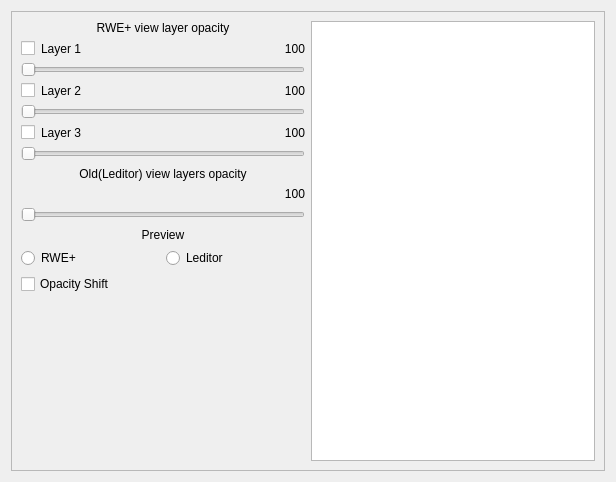
<?xml version="1.0" encoding="UTF-8"?>
<ui version="4.0">
 <class>Geometry</class>
 <widget class="QWidget" name="Geometry">
  <property name="geometry">
   <rect>
    <x>0</x>
    <y>0</y>
    <width>616</width>
    <height>482</height>
   </rect>
  </property>
  <property name="windowTitle">
   <string>Geometry</string>
  </property>
  <layout class="QGridLayout" name="gridLayout">
   <item row="0" column="0">
    <widget class="QScrollArea" name="scrollArea">
     <property name="widgetResizable">
      <bool>true</bool>
     </property>
     <widget class="QWidget" name="scrollAreaWidgetContents">
      <property name="geometry">
       <rect>
        <x>0</x>
        <y>0</y>
        <width>596</width>
        <height>462</height>
       </rect>
      </property>
      <layout class="QHBoxLayout" name="horizontalLayout">
       <item>
        <layout class="QVBoxLayout" name="verticalLayout">
         <item>
          <widget class="QLabel" name="label_4">
           <property name="text">
            <string>RWE+ view layer opacity</string>
           </property>
           <property name="alignment">
            <set>Qt::AlignmentFlag::AlignCenter</set>
           </property>
          </widget>
         </item>
         <item>
          <layout class="QHBoxLayout" name="horizontalLayout_2">
           <item>
            <widget class="QCheckBox" name="L1show">
             <property name="sizePolicy">
              <sizepolicy hsizetype="Maximum" vsizetype="Fixed">
               <horstretch>0</horstretch>
               <verstretch>0</verstretch>
              </sizepolicy>
             </property>
             <property name="text">
              <string/>
             </property>
            </widget>
           </item>
           <item>
            <widget class="QLabel" name="label">
             <property name="text">
              <string>Layer 1</string>
             </property>
             <property name="alignment">
              <set>Qt::AlignmentFlag::AlignLeading|Qt::AlignmentFlag::AlignLeft|Qt::AlignmentFlag::AlignVCenter</set>
             </property>
             <property name="buddy">
              <cstring>L1show</cstring>
             </property>
            </widget>
           </item>
           <item>
            <widget class="QLabel" name="label_8">
             <property name="sizePolicy">
              <sizepolicy hsizetype="Preferred" vsizetype="Preferred">
               <horstretch>0</horstretch>
               <verstretch>0</verstretch>
              </sizepolicy>
             </property>
             <property name="text">
              <string>100</string>
             </property>
             <property name="alignment">
              <set>Qt::AlignmentFlag::AlignRight|Qt::AlignmentFlag::AlignTrailing|Qt::AlignmentFlag::AlignVCenter</set>
             </property>
             <property name="buddy">
              <cstring>L1op</cstring>
             </property>
            </widget>
           </item>
          </layout>
         </item>
         <item>
          <widget class="QSlider" name="L1op">
           <property name="maximum">
            <number>256</number>
           </property>
           <property name="orientation">
            <enum>Qt::Orientation::Horizontal</enum>
           </property>
          </widget>
         </item>
         <item>
          <layout class="QHBoxLayout" name="horizontalLayout_4">
           <item>
            <widget class="QCheckBox" name="L2show">
             <property name="sizePolicy">
              <sizepolicy hsizetype="Maximum" vsizetype="Fixed">
               <horstretch>0</horstretch>
               <verstretch>0</verstretch>
              </sizepolicy>
             </property>
             <property name="text">
              <string/>
             </property>
            </widget>
           </item>
           <item>
            <widget class="QLabel" name="label_2">
             <property name="text">
              <string>Layer 2</string>
             </property>
             <property name="alignment">
              <set>Qt::AlignmentFlag::AlignLeading|Qt::AlignmentFlag::AlignLeft|Qt::AlignmentFlag::AlignVCenter</set>
             </property>
             <property name="buddy">
              <cstring>L2show</cstring>
             </property>
            </widget>
           </item>
           <item>
            <widget class="QLabel" name="label_9">
             <property name="sizePolicy">
              <sizepolicy hsizetype="Preferred" vsizetype="Preferred">
               <horstretch>0</horstretch>
               <verstretch>0</verstretch>
              </sizepolicy>
             </property>
             <property name="text">
              <string>100</string>
             </property>
             <property name="alignment">
              <set>Qt::AlignmentFlag::AlignRight|Qt::AlignmentFlag::AlignTrailing|Qt::AlignmentFlag::AlignVCenter</set>
             </property>
             <property name="buddy">
              <cstring>L2op</cstring>
             </property>
            </widget>
           </item>
          </layout>
         </item>
         <item>
          <widget class="QSlider" name="L2op">
           <property name="maximum">
            <number>256</number>
           </property>
           <property name="orientation">
            <enum>Qt::Orientation::Horizontal</enum>
           </property>
          </widget>
         </item>
         <item>
          <layout class="QHBoxLayout" name="horizontalLayout_5">
           <item>
            <widget class="QCheckBox" name="L3show">
             <property name="sizePolicy">
              <sizepolicy hsizetype="Maximum" vsizetype="Fixed">
               <horstretch>0</horstretch>
               <verstretch>0</verstretch>
              </sizepolicy>
             </property>
             <property name="text">
              <string/>
             </property>
            </widget>
           </item>
           <item>
            <widget class="QLabel" name="label_3">
             <property name="text">
              <string>Layer 3</string>
             </property>
             <property name="alignment">
              <set>Qt::AlignmentFlag::AlignLeading|Qt::AlignmentFlag::AlignLeft|Qt::AlignmentFlag::AlignVCenter</set>
             </property>
             <property name="buddy">
              <cstring>L3show</cstring>
             </property>
            </widget>
           </item>
           <item>
            <widget class="QLabel" name="label_10">
             <property name="sizePolicy">
              <sizepolicy hsizetype="Preferred" vsizetype="Preferred">
               <horstretch>0</horstretch>
               <verstretch>0</verstretch>
              </sizepolicy>
             </property>
             <property name="text">
              <string>100</string>
             </property>
             <property name="alignment">
              <set>Qt::AlignmentFlag::AlignRight|Qt::AlignmentFlag::AlignTrailing|Qt::AlignmentFlag::AlignVCenter</set>
             </property>
             <property name="buddy">
              <cstring>L3op</cstring>
             </property>
            </widget>
           </item>
          </layout>
         </item>
         <item>
          <widget class="QSlider" name="L3op">
           <property name="maximum">
            <number>256</number>
           </property>
           <property name="orientation">
            <enum>Qt::Orientation::Horizontal</enum>
           </property>
          </widget>
         </item>
         <item>
          <widget class="QLabel" name="label_5">
           <property name="text">
            <string>Old(Leditor) view layers opacity</string>
           </property>
           <property name="alignment">
            <set>Qt::AlignmentFlag::AlignCenter</set>
           </property>
          </widget>
         </item>
         <item>
          <layout class="QHBoxLayout" name="horizontalLayout_9">
           <item>
            <widget class="QLabel" name="label_11">
             <property name="sizePolicy">
              <sizepolicy hsizetype="Preferred" vsizetype="Preferred">
               <horstretch>0</horstretch>
               <verstretch>0</verstretch>
              </sizepolicy>
             </property>
             <property name="text">
              <string>100</string>
             </property>
             <property name="alignment">
              <set>Qt::AlignmentFlag::AlignRight|Qt::AlignmentFlag::AlignTrailing|Qt::AlignmentFlag::AlignVCenter</set>
             </property>
             <property name="buddy">
              <cstring>RGBop</cstring>
             </property>
            </widget>
           </item>
          </layout>
         </item>
         <item>
          <widget class="QSlider" name="RGBop">
           <property name="maximum">
            <number>256</number>
           </property>
           <property name="orientation">
            <enum>Qt::Orientation::Horizontal</enum>
           </property>
          </widget>
         </item>
         <item>
          <widget class="QLabel" name="label_6">
           <property name="text">
            <string>Preview</string>
           </property>
           <property name="alignment">
            <set>Qt::AlignmentFlag::AlignCenter</set>
           </property>
          </widget>
         </item>
         <item>
          <layout class="QHBoxLayout" name="horizontalLayout_3">
           <item>
            <widget class="QRadioButton" name="RWEpreview">
             <property name="text">
              <string>RWE+</string>
             </property>
            </widget>
           </item>
           <item>
            <widget class="QRadioButton" name="Leditorpreview">
             <property name="text">
              <string>Leditor</string>
             </property>
            </widget>
           </item>
          </layout>
         </item>
         <item>
          <widget class="QCheckBox" name="OPshift">
           <property name="text">
            <string>Opacity Shift</string>
           </property>
          </widget>
         </item>
         <item>
          <spacer name="verticalSpacer">
           <property name="orientation">
            <enum>Qt::Orientation::Vertical</enum>
           </property>
           <property name="sizeHint" stdset="0">
            <size>
             <width>20</width>
             <height>40</height>
            </size>
           </property>
          </spacer>
         </item>
        </layout>
       </item>
       <item>
        <widget class="SimpleGeoViewport" name="graphicsView"/>
       </item>
      </layout>
     </widget>
    </widget>
   </item>
  </layout>
 </widget>
 <customwidgets>
  <customwidget>
   <class>SimpleGeoViewport</class>
   <extends>QGraphicsView</extends>
   <header>BaseModWidgets.h</header>
  </customwidget>
 </customwidgets>
 <tabstops>
  <tabstop>scrollArea</tabstop>
  <tabstop>L1show</tabstop>
  <tabstop>L2show</tabstop>
  <tabstop>L3show</tabstop>
  <tabstop>RWEpreview</tabstop>
  <tabstop>Leditorpreview</tabstop>
  <tabstop>OPshift</tabstop>
 </tabstops>
 <resources/>
 <connections>
  <connection>
   <sender>L1op</sender>
   <signal>valueChanged(int)</signal>
   <receiver>label_8</receiver>
   <slot>setNum(int)</slot>
   <hints>
    <hint type="sourcelabel">
     <x>268</x>
     <y>80</y>
    </hint>
    <hint type="destinationlabel">
     <x>302</x>
     <y>58</y>
    </hint>
   </hints>
  </connection>
  <connection>
   <sender>L2op</sender>
   <signal>valueChanged(int)</signal>
   <receiver>label_9</receiver>
   <slot>setNum(int)</slot>
   <hints>
    <hint type="sourcelabel">
     <x>260</x>
     <y>129</y>
    </hint>
    <hint type="destinationlabel">
     <x>302</x>
     <y>110</y>
    </hint>
   </hints>
  </connection>
  <connection>
   <sender>RGBop</sender>
   <signal>valueChanged(int)</signal>
   <receiver>label_11</receiver>
   <slot>setNum(int)</slot>
   <hints>
    <hint type="sourcelabel">
     <x>277</x>
     <y>265</y>
    </hint>
    <hint type="destinationlabel">
     <x>302</x>
     <y>236</y>
    </hint>
   </hints>
  </connection>
  <connection>
   <sender>L3op</sender>
   <signal>valueChanged(int)</signal>
   <receiver>label_10</receiver>
   <slot>setNum(int)</slot>
   <hints>
    <hint type="sourcelabel">
     <x>281</x>
     <y>179</y>
    </hint>
    <hint type="destinationlabel">
     <x>287</x>
     <y>159</y>
    </hint>
   </hints>
  </connection>
 </connections>
</ui>
